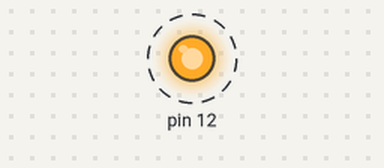
Simulated run of this sketch. Board: Arduino Uno, built with avr-gcc and run on an emulated ATmega328P. Parts: output pins drawn as LEDs (lit = HIGH). Dashed ring = blinking.

Above: at 0.2 s.
Timing chart, 0 to 3.0 s (numbered marks = the images above):
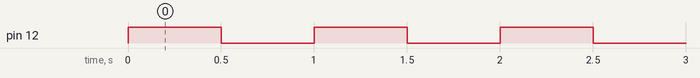

The sketch:

blink.ino
```cpp
void setup() {
  // put your setup code here, to run once:
  pinMode(12, OUTPUT);
}

const int Delay = 500 ;

void loop() {
  digitalWrite(12, HIGH);  // turn the LED on (HIGH is the voltage level)
  delay(Delay);                      // wait for a second
  digitalWrite(12, LOW);   // turn the LED off by making the voltage LOW
  delay(Delay);
}
```

Measured:
- by itself, pin 12: alternates HIGH for 0.50 s and LOW for 0.50 s
